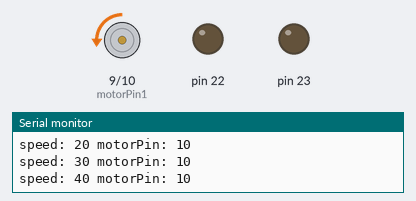
The sketch below on a simulated Arduino Uno, built with avr-gcc and run on an emulated ATmega328P. Parts: motor-driver pin pairs drawn as motors (green arrow = first pin HIGH = forward, orange = second pin HIGH = backward, longer = more drive), output pins drawn as LEDs (lit = HIGH), the last lines printed to the serial monitor.

Above: at 0.45 s.
At 3.1 s:
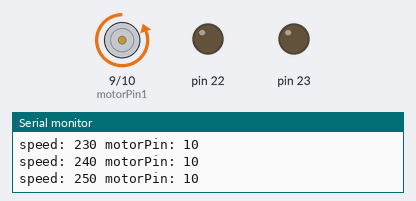
At 10.3 s:
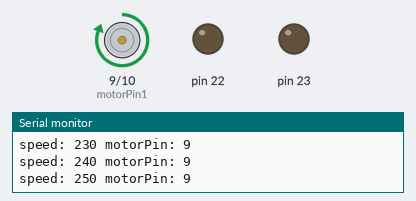
At 13.9 s:
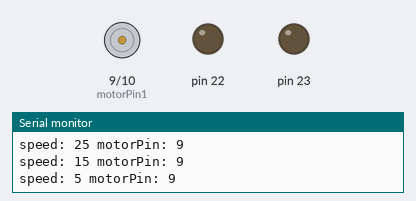
Timing chart, 0 to 18.8 s (numbered marks = the images above):
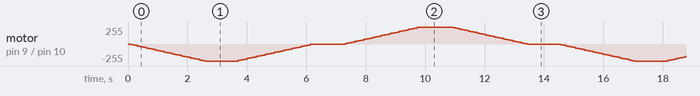

The sketch:

test_motor_driver.ino
```cpp
static int motorPin1 = 9;
static int motorPin2 = 10;
int motorPinCurrent;
int motorPinOff;
int motorValue = 0;

void setup() {
  Serial.begin(115200);
  TCCR1B = TCCR1B & B11111000 | B00000100;    // set timer 1 divisor to   256 for PWM frequency of   122.55 Hz
  //TCCR1B = TCCR1B & B11111000 | B00000001;    // set timer 1 divisor to     1 for PWM frequency of 31372.55 Hz
  pinMode(motorPin1,OUTPUT);
  pinMode(motorPin2,OUTPUT);
  DDRB |= (1 << DDB6) | (1 << DDB7);
}

void loop() {
  // put your main code here, to run repeatedly:
  if (motorPinCurrent == motorPin2) {
    motorPinCurrent = motorPin1;
    motorPinOff = motorPin2;
  } else {
    motorPinCurrent = motorPin2;
    motorPinOff = motorPin1;
  }

  int addValue = 10;
  while(1) {
    Serial.print("speed: ");
    Serial.print(motorValue);
    Serial.print(" motorPin: ");
    Serial.println(motorPinCurrent);
    analogWrite(motorPinOff, 0);
    analogWrite(motorPinCurrent, motorValue);

    motorValue += addValue;
    delay(100);
    if (motorValue >= 255) {
      motorValue = 255;
      analogWrite(motorPinCurrent, motorValue);
      delay(1000);
      addValue = -10;
    }
    if (motorValue <= 0) {
      motorValue = 0;
      analogWrite(motorPinCurrent, motorValue);
      delay(1000);
      break;
    }
  }
}
```
